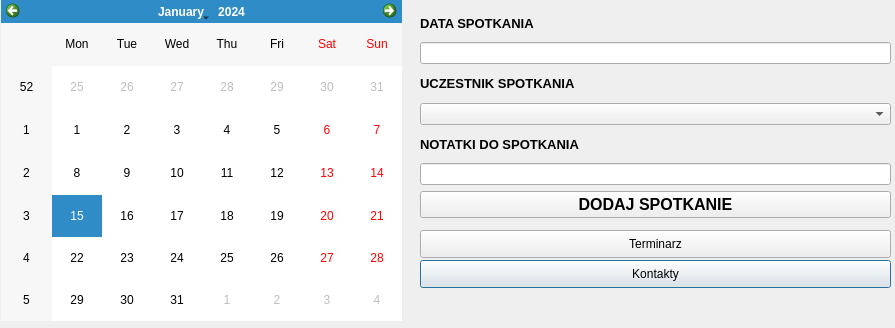
<?xml version="1.0" encoding="UTF-8"?>
<ui version="4.0">
 <class>Organizer</class>
 <widget class="QDialog" name="Organizer">
  <property name="geometry">
   <rect>
    <x>0</x>
    <y>0</y>
    <width>895</width>
    <height>328</height>
   </rect>
  </property>
  <property name="windowTitle">
   <string>Dialog</string>
  </property>
  <widget class="QLabel" name="label_sec_status">
   <property name="geometry">
    <rect>
     <x>20</x>
     <y>330</y>
     <width>221</width>
     <height>16</height>
    </rect>
   </property>
   <property name="text">
    <string>TextLabel</string>
   </property>
  </widget>
  <widget class="QCalendarWidget" name="calendar">
   <property name="geometry">
    <rect>
     <x>1</x>
     <y>0</y>
     <width>401</width>
     <height>321</height>
    </rect>
   </property>
  </widget>
  <widget class="QPushButton" name="pb_go_contact">
   <property name="geometry">
    <rect>
     <x>420</x>
     <y>260</y>
     <width>471</width>
     <height>28</height>
    </rect>
   </property>
   <property name="text">
    <string>Kontakty</string>
   </property>
  </widget>
  <widget class="QPushButton" name="pb_go_timetable">
   <property name="geometry">
    <rect>
     <x>420</x>
     <y>230</y>
     <width>471</width>
     <height>28</height>
    </rect>
   </property>
   <property name="text">
    <string>Terminarz</string>
   </property>
  </widget>
  <widget class="QWidget" name="">
   <property name="geometry">
    <rect>
     <x>420</x>
     <y>10</y>
     <width>471</width>
     <height>208</height>
    </rect>
   </property>
   <layout class="QVBoxLayout" name="verticalLayout_2">
    <item>
     <layout class="QVBoxLayout" name="verticalLayout">
      <property name="sizeConstraint">
       <enum>QLayout::SetNoConstraint</enum>
      </property>
      <item>
       <widget class="QLabel" name="label_date">
        <property name="font">
         <font>
          <pointsize>10</pointsize>
          <weight>75</weight>
          <bold>true</bold>
         </font>
        </property>
        <property name="text">
         <string>DATA SPOTKANIA</string>
        </property>
       </widget>
      </item>
      <item>
       <widget class="QLineEdit" name="lineEdit_date"/>
      </item>
      <item>
       <widget class="QLabel" name="label">
        <property name="font">
         <font>
          <pointsize>10</pointsize>
          <weight>75</weight>
          <bold>true</bold>
         </font>
        </property>
        <property name="text">
         <string>UCZESTNIK SPOTKANIA</string>
        </property>
       </widget>
      </item>
      <item>
       <widget class="QComboBox" name="comboBox"/>
      </item>
      <item>
       <widget class="QLabel" name="label_notes_meet">
        <property name="font">
         <font>
          <pointsize>10</pointsize>
          <weight>75</weight>
          <bold>true</bold>
         </font>
        </property>
        <property name="text">
         <string>NOTATKI DO SPOTKANIA</string>
        </property>
       </widget>
      </item>
      <item>
       <widget class="QLineEdit" name="lineEdit_notes"/>
      </item>
     </layout>
    </item>
    <item>
     <widget class="QPushButton" name="pb_add_meet">
      <property name="font">
       <font>
        <pointsize>12</pointsize>
        <weight>75</weight>
        <bold>true</bold>
       </font>
      </property>
      <property name="text">
       <string>DODAJ SPOTKANIE</string>
      </property>
     </widget>
    </item>
   </layout>
  </widget>
 </widget>
 <resources/>
 <connections/>
</ui>
